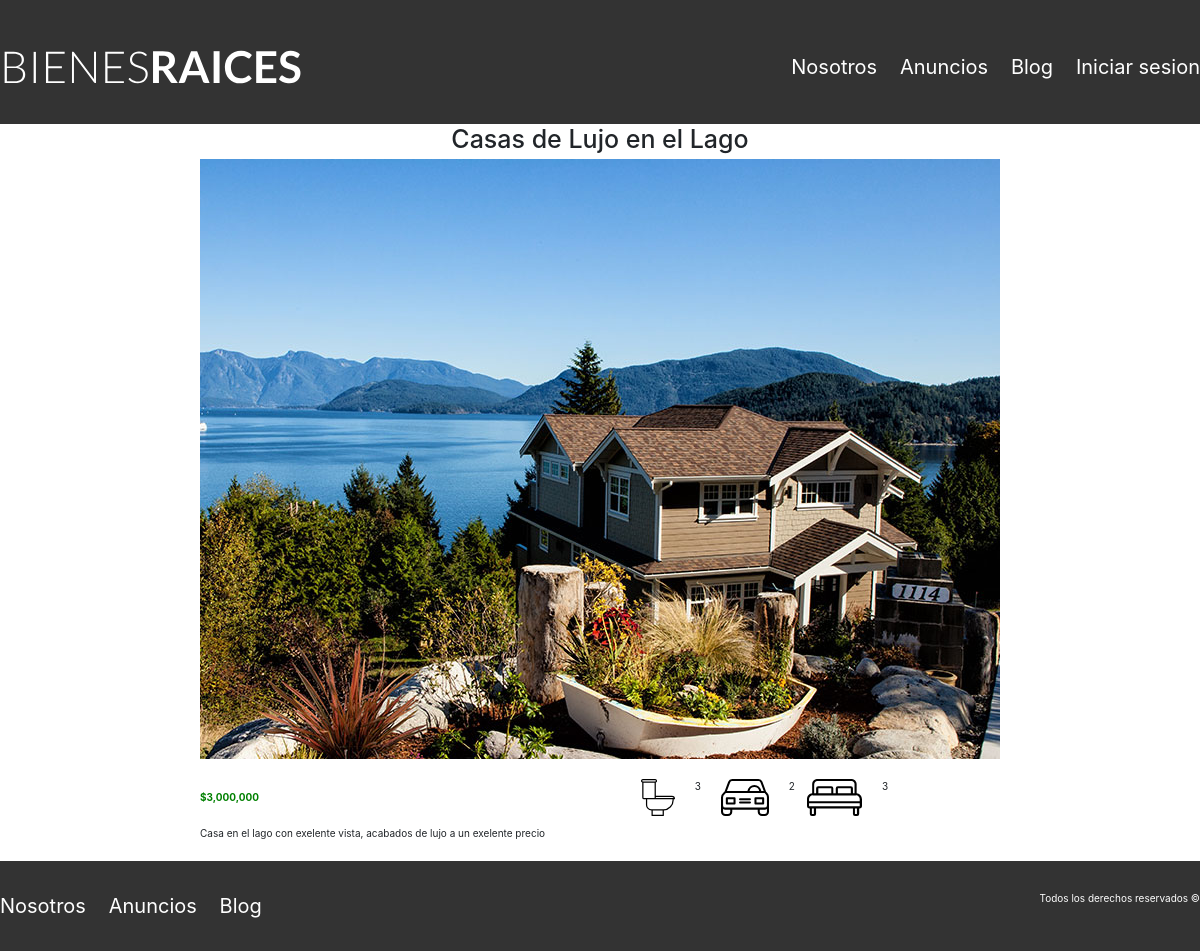
The app's page /anuncio.php?id=1 with its own data.
### tables this page shows
CREATE TABLE `venta` (
  `id` int(11) unsigned NOT NULL AUTO_INCREMENT,
  `nombre` varchar(50) NOT NULL,
  `descripcion` varchar(200) NOT NULL,
  `imagen` varchar(200) NOT NULL,
  `banios` int(20) NOT NULL DEFAULT '0',
  `cocheras` int(20) NOT NULL DEFAULT '0',
  `recamaras` int(20) NOT NULL DEFAULT '0',
  `precio` double NOT NULL DEFAULT '0',
  `fecha_publicacion` date NOT NULL DEFAULT '0000-00-00',
  `en_venta` tinyint(1) NOT NULL DEFAULT '0',
  `id_usuario` int(11) NOT NULL DEFAULT '0',
  PRIMARY KEY (`id`),
  KEY `id_usuario` (`id_usuario`)
);

### anuncio.php (the view, shortened to what this page needs)
<?php
  require_once('header.php');
  if(isset($_GET['id']) && is_numeric($_GET['id'])){
    $stmt = $conn->prepare("SELECT id, nombre, descripcion, imagen, banios, cocheras, recamaras, precio, en_venta FROM venta WHERE id = ? ORDER BY id ASC");
    if($stmt->execute(array($_GET['id']))){
      $result = $stmt->fetchAll();
      if(empty($result)){
        header('location: /');
      } else {
        ?>
          <?php
            $result = $result[0];
              ?>
          <h1 class="centrar-texto"><?php echo $result['nombre'];?></h1>
          <div class="container">
          <div class="text-center"><img src="img/<?php echo $result['imagen'];?>" alt="Anuncio"></div>
          </div>
          <main class="contenedor seccion contenido-centrado">
              <div class="resumen-propiedad">
                  <p class="precio">$<?php echo number_format($result['precio']); ?></p>
                  <ul class="icono-caracteristicas">
                      <li>
                          <img src="img/icono_wc.svg" alt="WC">
                          <p><?php echo $result['banios']; ?></p>
                      </li>
                      <li>
                          <img src="img/icono_estacionamiento.svg" alt="Estacionamiento">
                          <p><?php echo $result['cocheras']; ?></p>
                      </li>
                      <li>
                          <img src="img/icono_dormitorio.svg" alt="Dormitorio">
                          <p><?php echo $result['recamaras']; ?></p>
                      </li>
                  </ul>
              </div>
              <p><?php echo $result['descripcion']; ?></p>
          </main>
        <?php
      }
    }
  } else {
    header('location: /');
  }
?>
<?php
  require_once('footer.php');
?>

### CSS/normaliza.css (style rules this page uses)
html { line-height: 1.15; -webkit-text-size-adjust: 100%; }
body { margin: 0; }
main { display: block; }
h1 { font-size: 2em; margin: 0.67em 0; }
img { border-style: none; }

### CSS/styles.css (style rules this page uses)
html { box-sizing: border-box; font-size: 62.5%; }
*, *:before, *:after { box-sizing: inherit; }
body { font-family: Arial, Helvetica, sans-serif; font-size: 1.6rem; }
img { max-width: 100%; }
h1 { font-size: 3.8rem; }
.contenedor { max-width: 120rem; margin: 0 auto; }
.seccion { margin-top: 2rem; margin-bottom: 2rem; }
.centrar-texto { text-align: center; }
.contenido-centrado { max-width: 800px; }
.precio { color: green; font-weight: 700; }
.icono-caracteristicas { list-style: none; padding: 0; display: flex; justify-content: center; flex: 1; max-width: 500px; }
.icono-caracteristicas li { display: flex; }
.icono-caracteristicas li img { margin-right: 2rem; margin-left: 2rem; }
.resumen-propiedad { display: flex; justify-content: space-between; align-items: center; }

### records on screen
venta: nombre "Casas de Lujo en el Lago", imagen (picture), precio "3,000,000", banios "3", cocheras "2", recamaras "3", descripcion "Casa en el lago con exelente vista, acabados de lujo a un exelente precio"
